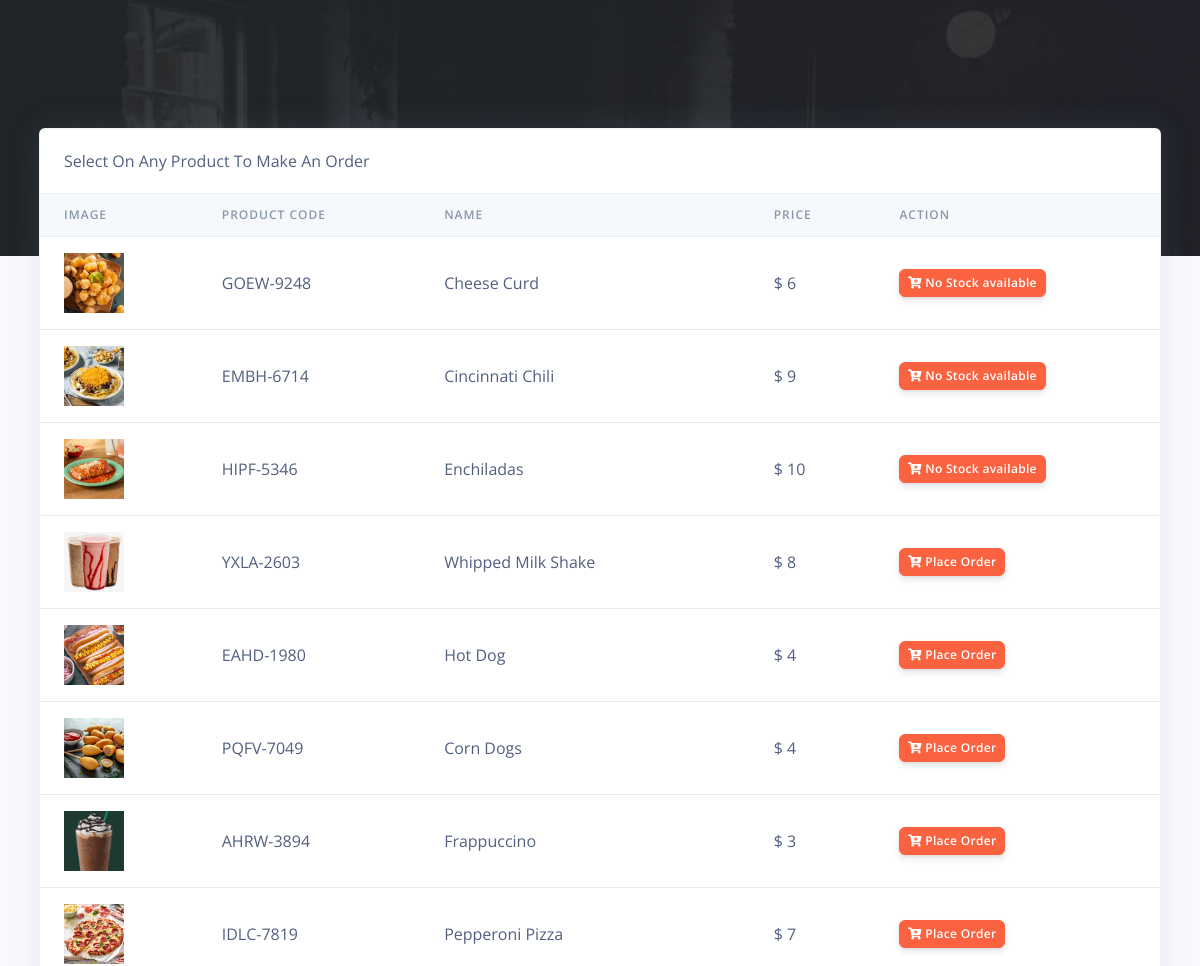
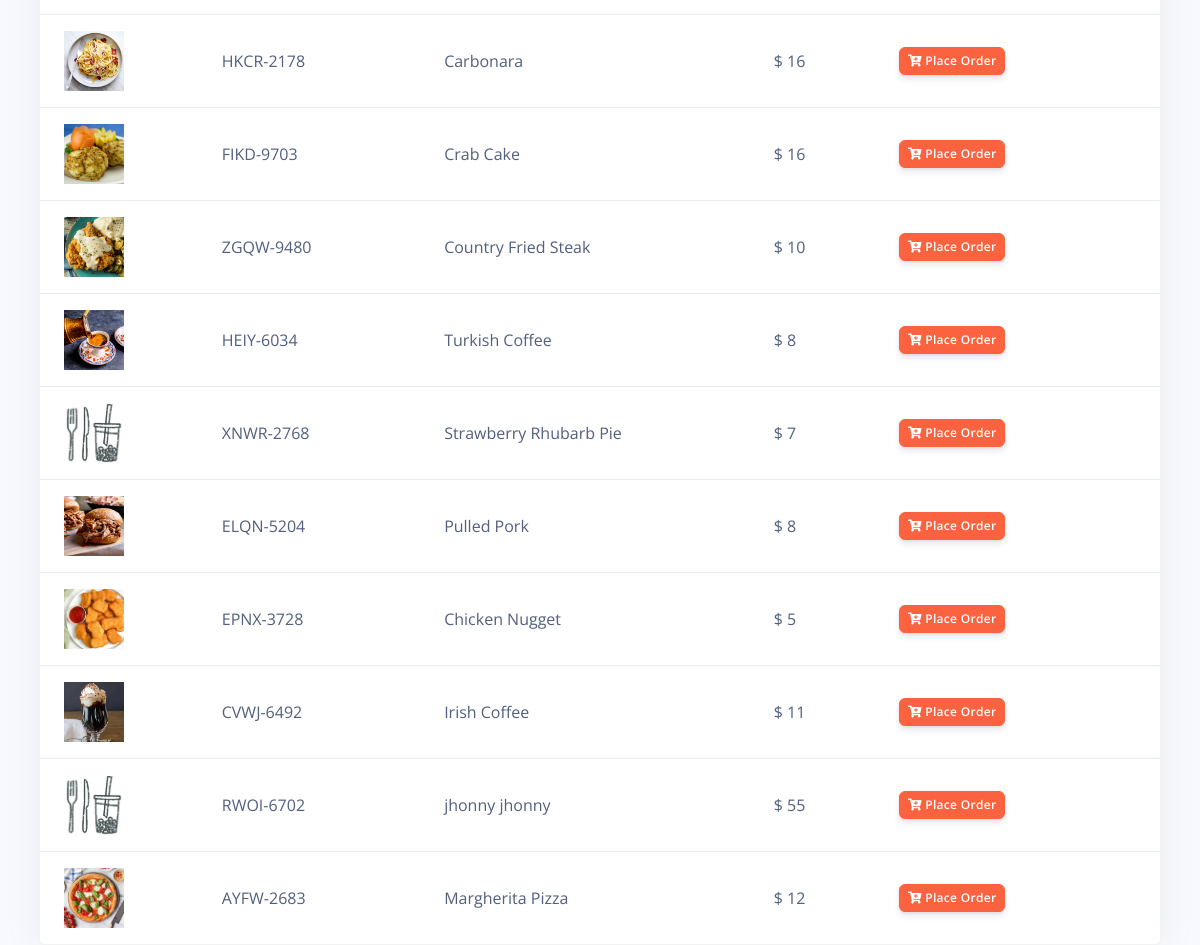
Screenshot of /Restro/cashier/orders.php (signed in) with the database file from the repository (2 pictures, top to bottom).
### tables this page shows
CREATE TABLE `rpos_products` (
  `prod_id` varchar(200) NOT NULL,
  `prod_code` varchar(200) NOT NULL,
  `prod_name` varchar(200) NOT NULL,
  `prod_img` varchar(200) NOT NULL,
  `prod_desc` longtext NOT NULL,
  `prod_price` varchar(200) NOT NULL,
  `quantity` int(50) NOT NULL,
  `created_at` timestamp(6) NOT NULL DEFAULT current_timestamp(6) ON UPDATE current_timestamp(6)
);

### Restro/cashier/orders.php (the view, shortened to what this page needs)
<?php
include('config/config.php');
require_once('partials/_head.php');
?>
<body>
  <div class="main-content">
    <div class="container-fluid mt--8">
      <div class="row">
        <div class="col">
          <div class="card shadow">
            <div class="card-header border-0">
              Select On Any Product To Make An Order
            </div>
            <div class="table-responsive">
              <table class="table align-items-center table-flush">
                <thead class="thead-light">
                  <tr>
                    <th scope="col">Image</th>
                    <th scope="col">Product Code</th>
                    <th scope="col">Name</th>
                    <th scope="col">Price</th>
                    <th scope="col">Action</th>
                  </tr>
                </thead>
                <tbody>
                  <?php
                  $ret = "SELECT * FROM  rpos_products  ORDER BY `rpos_products`.`created_at` DESC ";
                  $stmt = $mysqli->prepare($ret);
                  $stmt->execute();
                  $res = $stmt->get_result();
                  while ($prod = $res->fetch_object()) {
                  ?>
                    <tr>
                      <td>
                        <?php
                        if ($prod->prod_img) {
                          echo "<img src='../admin/assets/img/products/$prod->prod_img' height='60' width='60 class='img-thumbnail'>";
                        } else {
                          echo "<img src='../admin/assets/img/products/default.jpg' height='60' width='60 class='img-thumbnail'>";
                        }
                        ?>
                      </td>
                      <td><?php echo $prod->prod_code; ?></td>
                      <td><?php echo $prod->prod_name; ?></td>
                      <td>$ <?php echo $prod->prod_price; ?></td>
                      <td>
                      <?php if($prod->quantity == 0){?>
                          <button class="btn btn-sm btn-warning">
                            <i class="fas fa-cart-plus"></i>
                            No Stock available
                          </button>
                        <?php }else{?>
                          <a href="make_oder?prod_id=<?php echo $prod->prod_id; ?>&prod_name=<?php echo $prod->prod_name; ?>&prod_price=<?php echo $prod->prod_price; ?>">
                          <button class="btn btn-sm btn-warning">
                            <i class="fas fa-cart-plus"></i>
                            Place Order
                          </button>
                        </a>
                         <?php }?>
                      </td>
                    </tr>
                  <?php } ?>
                </tbody>
              </table>
            </div>
          </div>
        </div>
      </div>
    </div>
  </div>
</body>
</html>

### rows the page displays
rpos_products: prod_img (picture), prod_code "GOEW-9248", prod_name "Cheese Curd", prod_price "6", quantity 0 (drawn)
rpos_products: prod_img (picture), prod_code "EMBH-6714", prod_name "Cincinnati Chili", prod_price "9", quantity 0 (drawn)
rpos_products: prod_img (picture), prod_code "HIPF-5346", prod_name "Enchiladas", prod_price "10", quantity 0 (drawn)
rpos_products: prod_img (picture), prod_code "YXLA-2603", prod_name "Whipped Milk Shake", prod_price "8"
rpos_products: prod_img (picture), prod_code "EAHD-1980", prod_name "Hot Dog", prod_price "4"
rpos_products: prod_img (picture), prod_code "PQFV-7049", prod_name "Corn Dogs", prod_price "4"
rpos_products: prod_img (picture), prod_code "AHRW-3894", prod_name "Frappuccino", prod_price "3"
rpos_products: prod_img (picture), prod_code "IDLC-7819", prod_name "Pepperoni Pizza", prod_price "7"
rpos_products: prod_img (picture), prod_code "HKCR-2178", prod_name "Carbonara", prod_price "16"
rpos_products: prod_img (picture), prod_code "FIKD-9703", prod_name "Crab Cake", prod_price "16"
rpos_products: prod_img (picture), prod_code "ZGQW-9480", prod_name "Country Fried Steak", prod_price "10"
rpos_products: prod_img (picture), prod_code "HEIY-6034", prod_name "Turkish Coffee", prod_price "8"
rpos_products: prod_code "XNWR-2768", prod_name "Strawberry Rhubarb Pie", prod_price "7"
rpos_products: prod_img (picture), prod_code "ELQN-5204", prod_name "Pulled Pork", prod_price "8"
rpos_products: prod_img (picture), prod_code "EPNX-3728", prod_name "Chicken Nugget", prod_price "5"
rpos_products: prod_img (picture), prod_code "CVWJ-6492", prod_name "Irish Coffee", prod_price "11"
rpos_products: prod_code "RWOI-6702", prod_name "jhonny jhonny", prod_price "55"
rpos_products: prod_img (picture), prod_code "AYFW-2683", prod_name "Margherita Pizza", prod_price "12"
